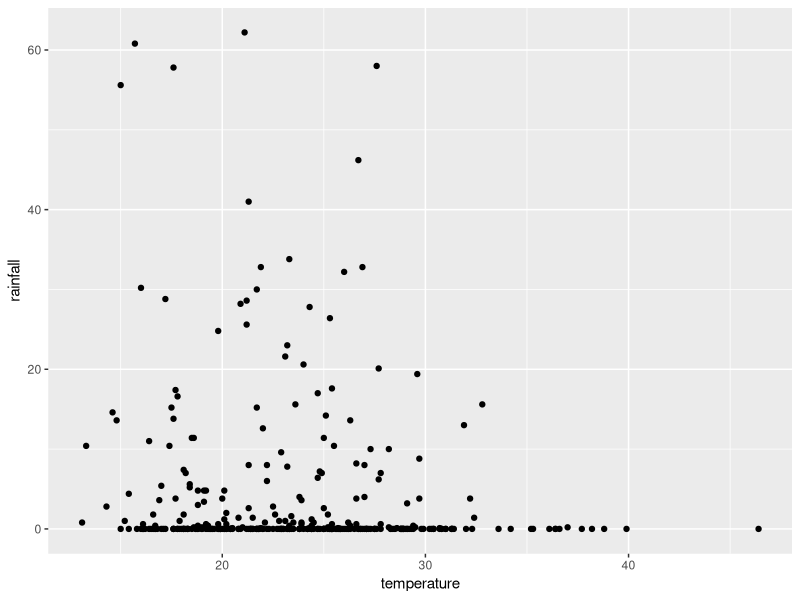
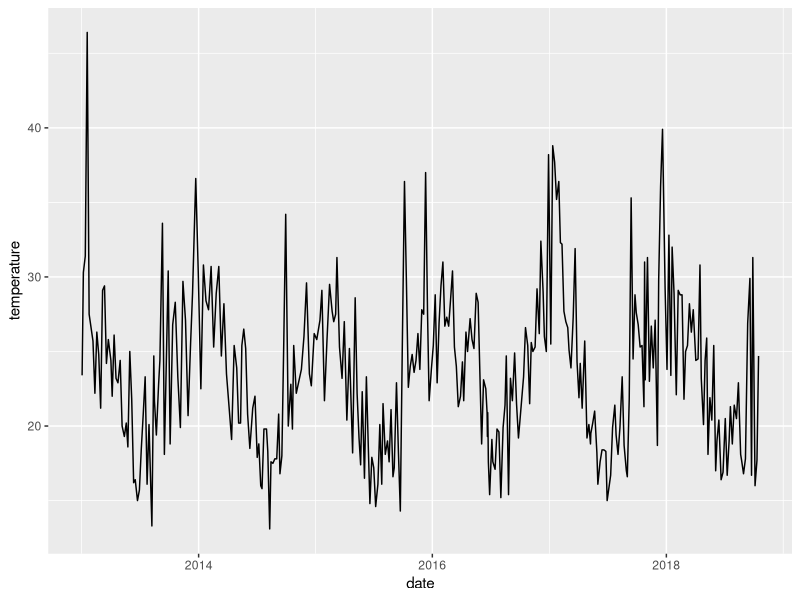
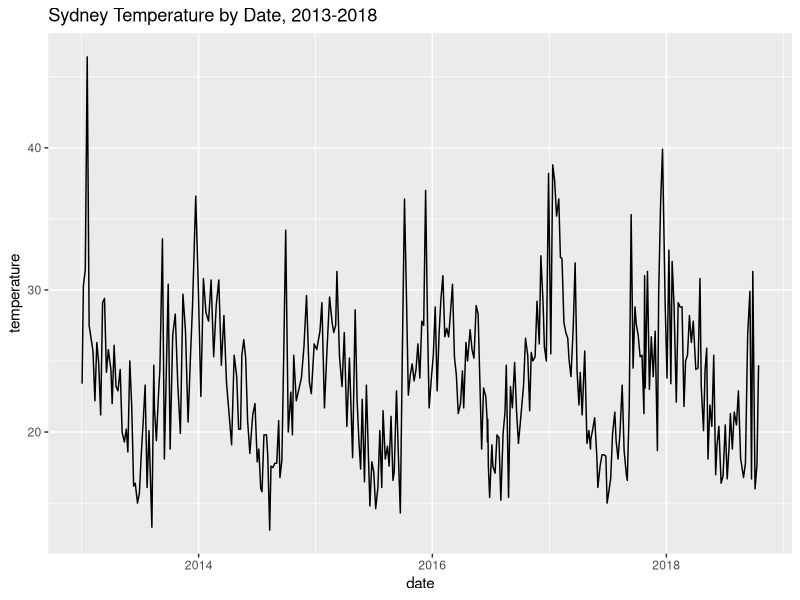

These figures' R source, in order:
# Make sure we have the relevant packages loaded
# and the beaches data imported
library(tidyverse)
library(here)
beaches <- read_csv(here::here("data","sydneybeaches3.csv"))

# Exercise 1: This is a stripped down version of the plot
# we've used in the slides (p). It is a scatterplot showning
# temperature on the x-axis and rainfall on the y-axis. First,
# run this section of code and see what happens:

p <- ggplot(beaches, aes(temperature, rainfall)) + geom_point()
print(p)

# Now construct a new plot (q) that draws a line ploting the
# temperature as a function of date

#### YOUR-CODE-HERE ####

# Solution 1:
q <- ggplot(beaches, aes(date, temperature)) + geom_line()
print(q)


# Exercise 2: Next we need to add a title. Create a new plot
# (r) that uses the labs() function to add an informative
# title to the plot

#### YOUR-CODE-HERE ####

# Solution 2:
r <- ggplot(beaches, aes(date, temperature)) +
  geom_line() +
  labs(title = "Sydney Temperature by Date, 2013-2018")
print(r)


# That's it! This one is short!
